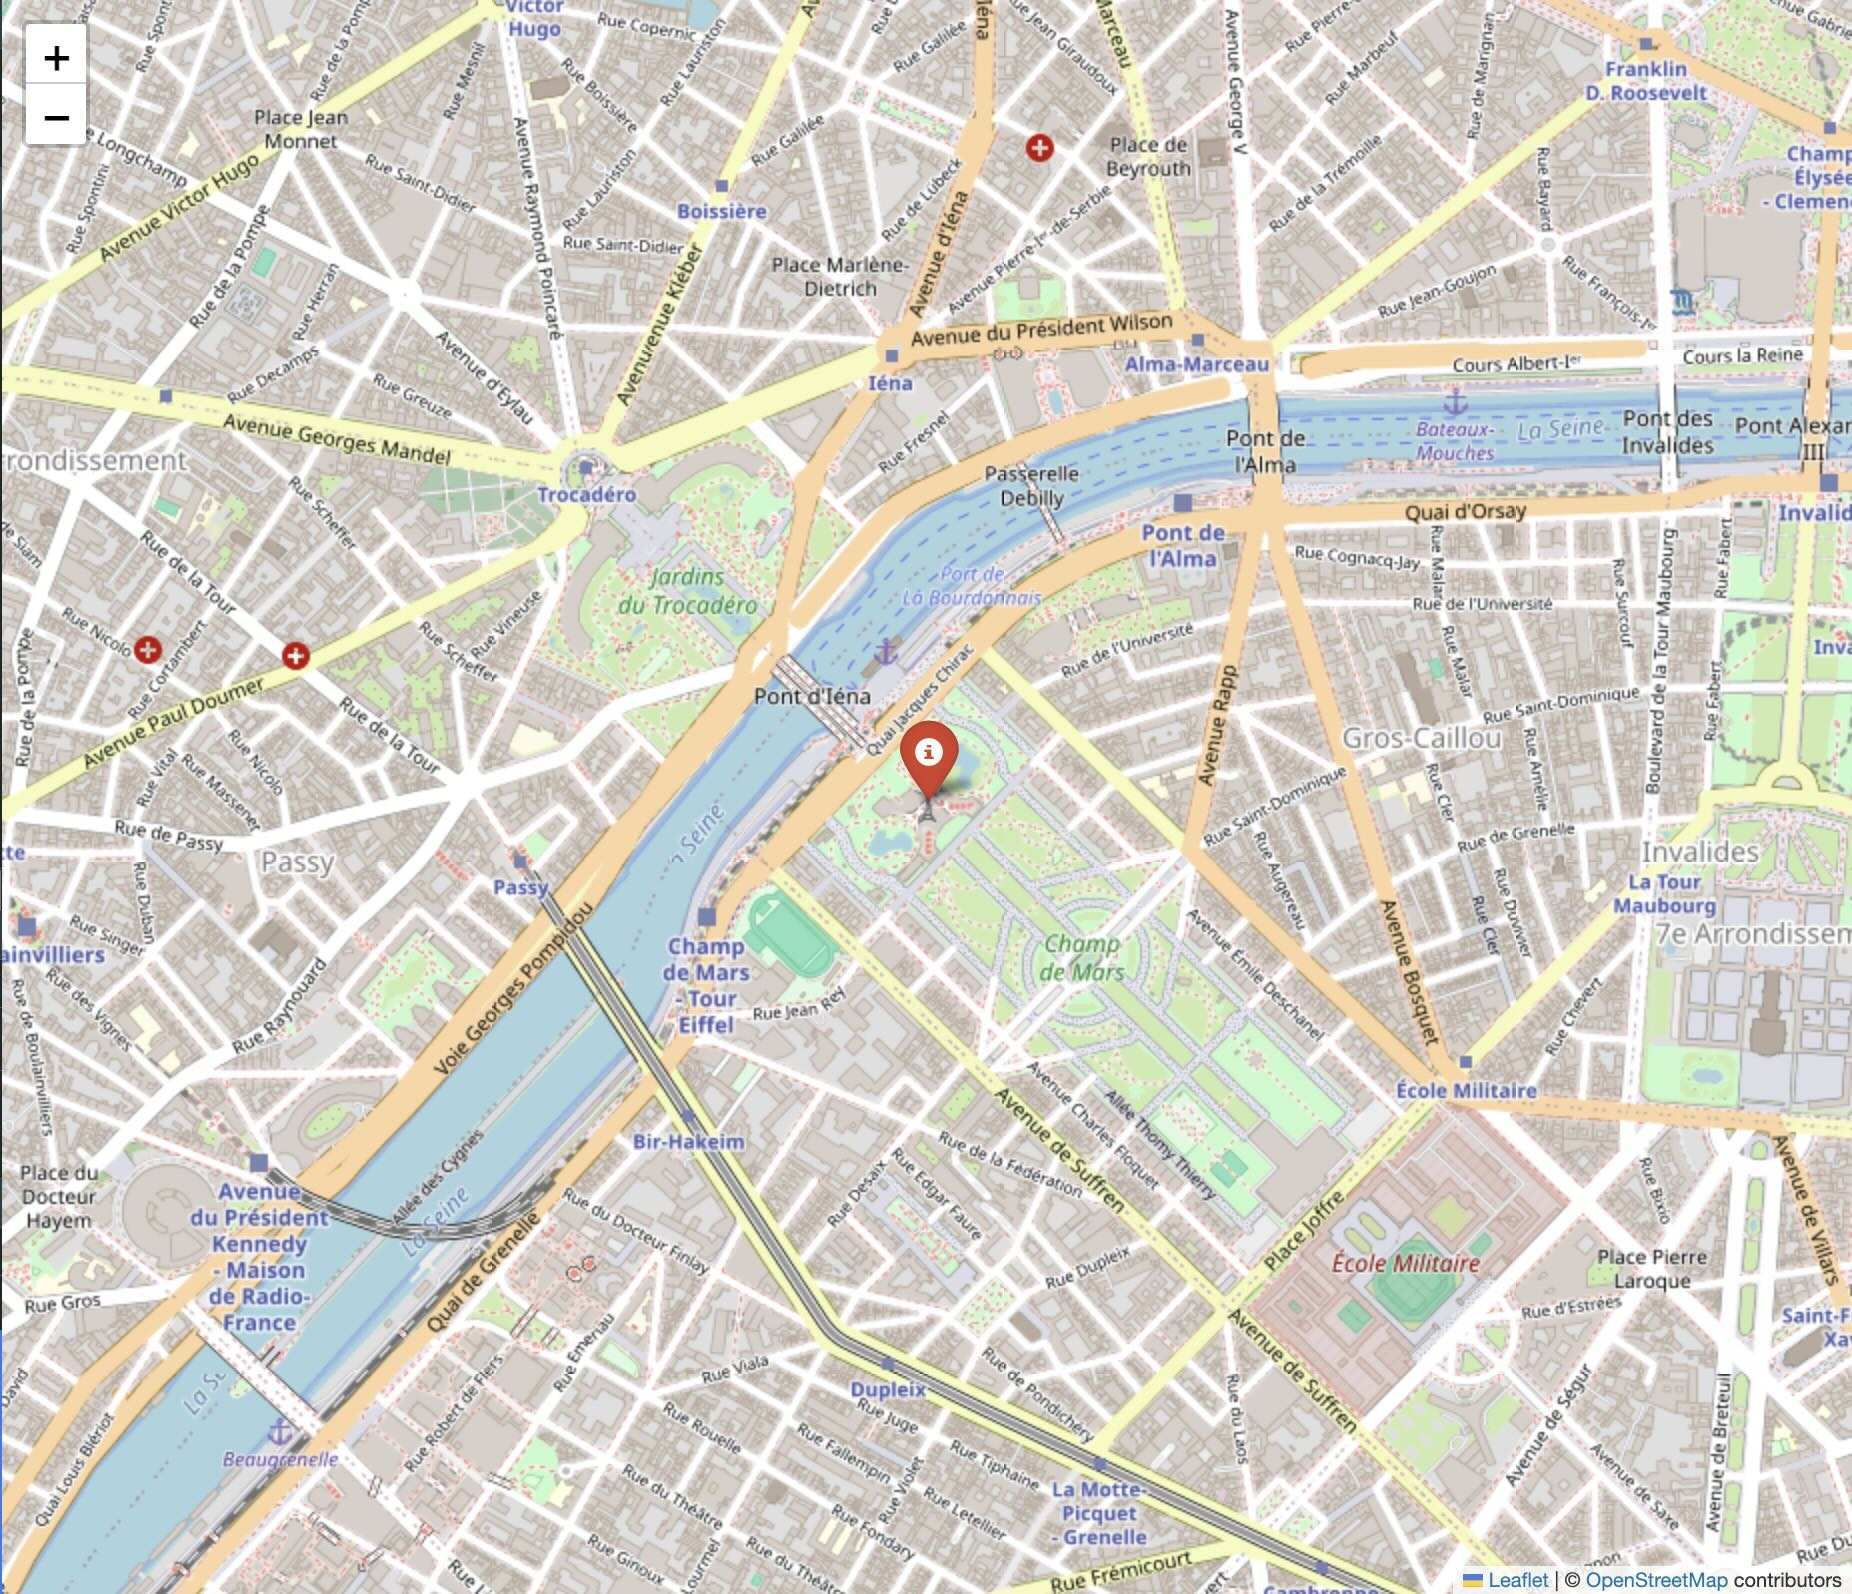

Python code for this plot:
import folium

# Variables for map configuration
location = [48.8584, 2.2945]  # Latitude and Longitude of the Eiffel Tower
zoom_level = 15
marker_popup = "Eiffel Tower"
marker_color = "red"
output_file = "../../../geoapfiy-maps/pythonProject/folium_map.html"

# Create a Folium map centered on the location
map_folium = folium.Map(location=location, zoom_start=zoom_level)

# Add a marker at the specified location
folium.Marker(
    location=location,
    popup=marker_popup,
    icon=folium.Icon(color=marker_color),
).add_to(map_folium)

# Save the map as an HTML file
map_folium.save(output_file)

print(f"Map created! Open {output_file} to view it.")
